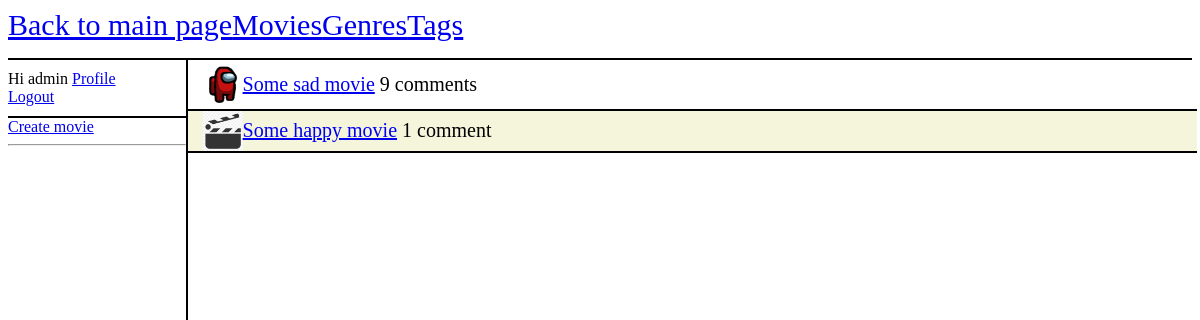
Page /movies/movie/ (signed in) on the committed database.
### movies/models.py (models this page shows, shortened)
class Movie(models.Model):
    name = models.CharField(max_length=100)
    description = models.TextField(max_length=500)
    created_at = models.DateTimeField(auto_now_add=True)
    updated_at = models.DateTimeField(auto_now=True)
    created_by = models.ForeignKey(User, on_delete=models.SET_NULL, null=True, related_name='movies_created')
    updated_by = models.ForeignKey(User, on_delete=models.SET_NULL, null=True, related_name='movies_updated')
    public = models.BooleanField(default=False)
    genres = models.ManyToManyField(Genre)
    tags = models.ManyToManyField(Tag)
    image = models.ImageField(default='default-movie.png', upload_to='movie_pics')

### movies/views.py (the view)
# urls.py: path("movie/", views.movie, name="movie"),
def movie(request):
    context = {}
    if request.user.is_staff:
        movies = Movie.objects.all()
    else:
        movies = Movie.objects.filter(public = True)
    comment_count = []
    for movie in movies:
        comments = movie.comment_set.all().count()
        comment_count.append(comments)
    context['movies'] = movies
    context['comment_count'] = comment_count
    return render(request, "movies/movie.html", context)

### movies/templatetags/movies_extras.py (called while the page is built)
@register.filter(name='zip')
def zip_lists(a, b):
    return zip(a, b)

### movies/templates/movies/movie.html
{% extends 'movies/template.html' %}
{% load movies_extras %}
{% block left_panel %}
    {% if request.user.is_staff %}
        <a href="{% url 'movie_create' %}">Create movie</a></br>
    {% endif %}
    <hr/>
{% endblock left_panel %}
{% block content %}
    <div class = "right-panel">
        {% if movies %}
            {% for movie, count in movies|zip:comment_count %}
                <div class = "movie">
                    <img class = "comment-picture", src="{{ movie.image.url }}"/><a href="{% url 'movie_detail' movie.id %}">{{ movie.name }}</a> &nbsp{{count}} {% if count == 1 %} comment {% else %} comments {% endif %}
                </div>
            {% endfor %}
        {% else %}
            <div class = "movie">
            No movie is available.
            </div>
        {% endif %}
    </div>
{% endblock content %}

### movies/templates/movies/template.html
{% load static %}
<html>
    <head>
        <link rel="stylesheet" type="text/css" href="{% static 'styles/main.css' %}">
    </head>
    <body>
        <div class = "navbar">
            <a href="{% url 'index' %}">Back to main page</a>
            <a href="{% url 'movie' %}">Movies</a>
            <a href="{% url 'genre' %}">Genres</a>
            <a href="{% url 'tag' %}">Tags</a>
        </div>
        <div class = "left-panel">
            <div class = "account">
                {% if request.user.is_authenticated %}
                    <div>
                        Hi {{ request.user }} <a href="{% url 'user_profile' request.user.id %}">Profile</a>
                    </div>
                    <div>
                        <a href="{% url 'logout_from_page' %}?next={{ request.path }}">Logout</a>
                    </div>
                {% else %}
                <a href="{% url 'login_to_page' %}?next={{ request.path }}">Login</a>
                <a href="{% url 'register_to_page' %}?next={{ request.path }}">Register</a>
                {% endif%}
            </div>
            {% block left_panel %}
            {% endblock %}
        </div>
        {% block content %}
        {% endblock %}
    </body>
</html>

### movies/static/styles/main.css (style rules this page uses)
body { background-color: white; }
.navbar { border-bottom: 2px solid black; height:50px; display: sticky; }
.account { border-bottom: 2px solid black; padding-top: 10px; padding-bottom: 10px; }
.navbar > a { font-size: 30px; display: flex; justify-content: center; align-items: center; float:left; }
.left-panel { float:left; width:15%; height:90%; border-right: 2px solid black; margin-right:0; display: sticky; }
.right-panel { float:left; width: 84%; height:90%; font-size: 20px; }
.movie, .genre, .tag, .comment { font-size: 20px; min-height:40px; width:100%; border-bottom: 2px solid black; display: flex; align-items: center; padding-left: 15px; }
.comment-picture { width:40px; }
.movie:nth-child(2n), .genre:nth-child(2n), .tag:nth-child(2n), .comment:nth-child(2n) { background-color: #F5F5DC; }

### rows in the picture
Movie: image (picture), name "Some sad movie", count "9", shows "comments"
Movie: image (placeholder picture), name "Some happy movie", count "1", shows "comment"

### other values in the picture
{{ request.user }} "admin"
